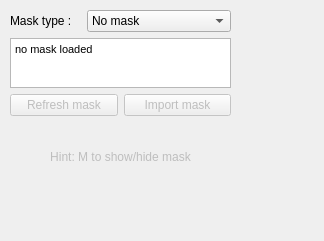
<?xml version="1.0" encoding="UTF-8"?>
<ui version="4.0">
 <class>EditMaskWidget</class>
 <widget class="QWidget" name="EditMaskWidget">
  <property name="geometry">
   <rect>
    <x>0</x>
    <y>0</y>
    <width>324</width>
    <height>241</height>
   </rect>
  </property>
  <property name="windowTitle">
   <string>Form</string>
  </property>
  <widget class="QWidget" name="verticalLayoutWidget">
   <property name="geometry">
    <rect>
     <x>10</x>
     <y>10</y>
     <width>221</width>
     <height>182</height>
    </rect>
   </property>
   <layout class="QVBoxLayout" name="verticalLayout">
    <item>
     <layout class="QHBoxLayout" name="horizontalLayout">
      <item>
       <widget class="QLabel" name="label_3">
        <property name="enabled">
         <bool>true</bool>
        </property>
        <property name="text">
         <string>Mask type :</string>
        </property>
       </widget>
      </item>
      <item>
       <widget class="QComboBox" name="maskTypeComboBox">
        <property name="enabled">
         <bool>true</bool>
        </property>
        <item>
         <property name="text">
          <string>No mask</string>
         </property>
        </item>
        <item>
         <property name="text">
          <string>Segmentation map</string>
         </property>
        </item>
        <item>
         <property name="text">
          <string>Ignore masked areas</string>
         </property>
        </item>
        <item>
         <property name="text">
          <string>Fill masked areas</string>
         </property>
        </item>
        <item>
         <property name="text">
          <string>Blender</string>
         </property>
        </item>
       </widget>
      </item>
     </layout>
    </item>
    <item>
     <layout class="QHBoxLayout" name="horizontalLayout_2">
      <item>
       <widget class="QTextBrowser" name="textBrowser">
        <property name="maximumSize">
         <size>
          <width>16777215</width>
          <height>50</height>
         </size>
        </property>
        <property name="html">
         <string>&lt;!DOCTYPE HTML PUBLIC &quot;-//W3C//DTD HTML 4.0//EN&quot; &quot;http://www.w3.org/TR/REC-html40/strict.dtd&quot;&gt;
&lt;html&gt;&lt;head&gt;&lt;meta name=&quot;qrichtext&quot; content=&quot;1&quot; /&gt;&lt;style type=&quot;text/css&quot;&gt;
p, li { white-space: pre-wrap; }
&lt;/style&gt;&lt;/head&gt;&lt;body style=&quot; font-family:'MS Shell Dlg 2'; font-size:8.25pt; font-weight:400; font-style:normal;&quot;&gt;
&lt;p style=&quot; margin-top:0px; margin-bottom:0px; margin-left:0px; margin-right:0px; -qt-block-indent:0; text-indent:0px;&quot;&gt;&lt;span style=&quot; color:#000000;&quot;&gt;no mask loaded&lt;/span&gt;&lt;/p&gt;&lt;/body&gt;&lt;/html&gt;</string>
        </property>
       </widget>
      </item>
     </layout>
    </item>
    <item>
     <layout class="QHBoxLayout" name="horizontalLayout_3">
      <item>
       <widget class="QPushButton" name="refreshButton">
        <property name="enabled">
         <bool>false</bool>
        </property>
        <property name="text">
         <string>Refresh mask</string>
        </property>
       </widget>
      </item>
      <item>
       <widget class="QPushButton" name="importMaskButton">
        <property name="enabled">
         <bool>false</bool>
        </property>
        <property name="toolTip">
         <string>Use input resolution or larger.</string>
        </property>
        <property name="text">
         <string>Import mask</string>
        </property>
       </widget>
      </item>
     </layout>
    </item>
    <item>
     <widget class="QLabel" name="label_2">
      <property name="enabled">
       <bool>false</bool>
      </property>
      <property name="text">
       <string>Hint: M to show/hide mask</string>
      </property>
      <property name="alignment">
       <set>Qt::AlignCenter</set>
      </property>
     </widget>
    </item>
   </layout>
  </widget>
 </widget>
 <resources/>
 <connections/>
</ui>
